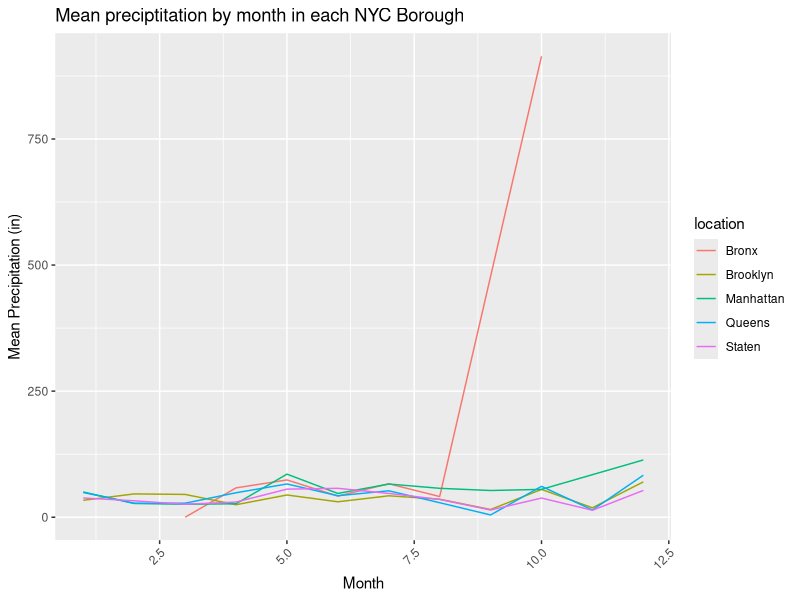
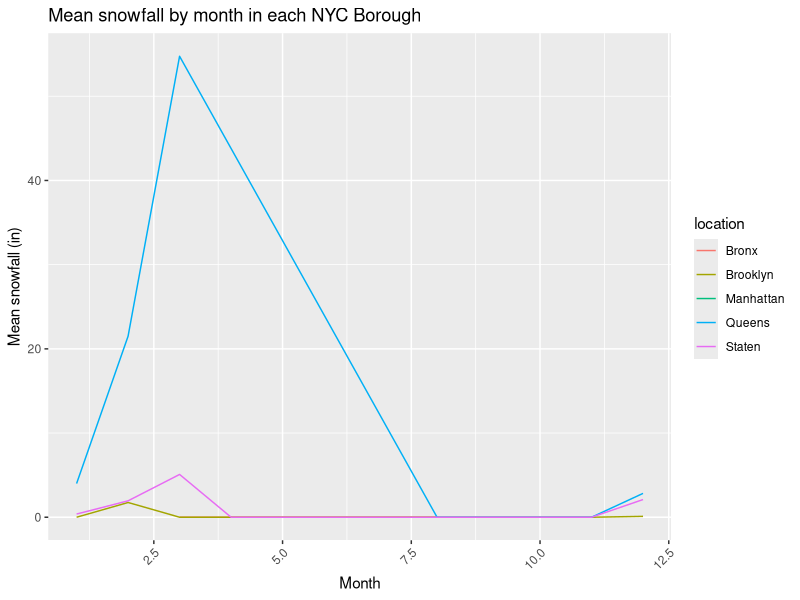

The R source for these figures, in order:
## ---- chunk 1
library(tidyverse)
library(here)

knitr::opts_chunk$set(message = FALSE,
	echo = TRUE,
	warning = FALSE)
## ---- chunk 2
weather.df <- read_csv(here("data/weather/weather_data.csv"))

weather.df %>%
  filter(element == "PRCP") %>%
  group_by(month, location) %>%
  summarize(mean_prcp = mean(data_value)) %>%
  ggplot(aes(x = month, y = mean_prcp, group = location)) +
  geom_line(aes(color = location)) + 
  labs(
    title = "Mean preciptitation by month in each NYC Borough",
    x = "Month",
    y = "Mean Precipitation (in)"
  ) + 
  theme(axis.text.x = element_text(angle = 45, hjust = 1))

## ---- chunk 3
weather.df %>%
  filter(element == "SNOW") %>%
  group_by(month, location) %>%
  summarize(mean_prcp = mean(data_value)) %>%
  ggplot(aes(x = month, y = mean_prcp, group = location)) +
  geom_line(aes(color = location)) + 
  labs(
    title = "Mean snowfall by month in each NYC Borough",
    x = "Month",
    y = "Mean snowfall (in)"
  ) + 
  theme(axis.text.x = element_text(angle = 45, hjust = 1))
